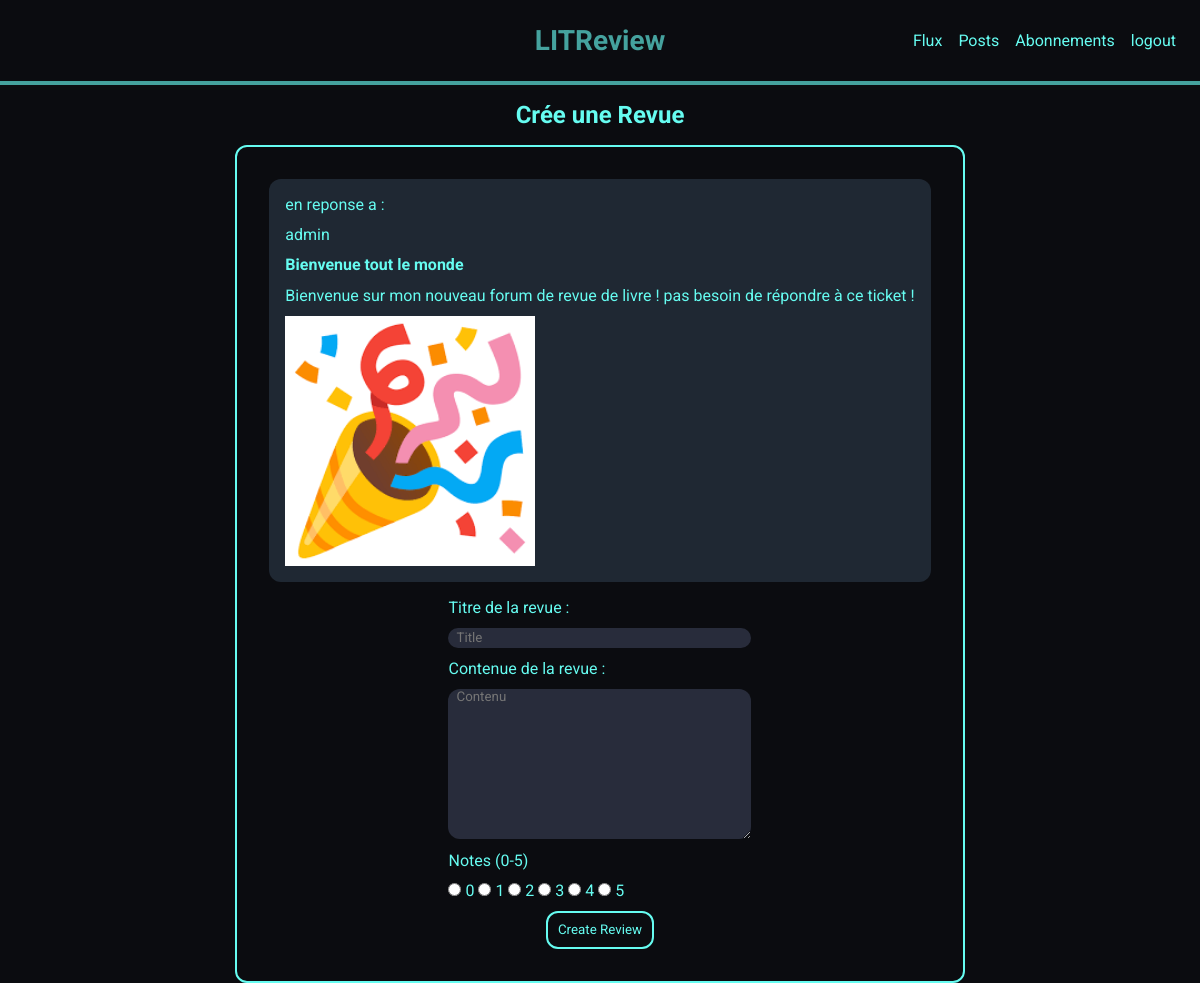
Screenshot of /reply?ticketid=1 (signed in) with the database file from the repository.
### blog/models.py (models this page shows)
class Ticket(models.Model):
    title = models.CharField(max_length=128)
    description = models.TextField(max_length=2048, blank=True)
    user = models.ForeignKey(settings.AUTH_USER_MODEL, on_delete=models.CASCADE)
    image = models.ImageField(null=True, blank=True)
    time_created = models.DateTimeField(auto_now_add=True)

### blog/views.py (the view)
# urls.py: path('reply', blog.views.reply_page, name='replyticket'),
@login_required
def reply_page(request):###pas ouf avec le get or 404 error if str, mais bon
    try:
        if request.method == "POST":
            ticket = get_object_or_404(Ticket, id=request.POST.get("ticketid"))
            review_form = forms.ReviewForm(request.POST)
            if review_form.is_valid():
                review = review_form.save(commit=False)
                review.ticket = ticket
                review.user = request.user
                review.save()
                return redirect('flux')
        elif request.GET.get("ticketid"):
            ticket = get_object_or_404(Ticket, id=request.GET.get("ticketid"))
            review_form = forms.ReviewForm()
            return render(request, 'blog/replyticket.html', {'review_form': review_form, 'ticket': ticket})
    except:
        return redirect('flux')

### blog/forms.py
class ReviewForm(forms.ModelForm):
    RATING_CHOICES = [(str(i), '') for i in range(6)]
    rating = forms.ChoiceField(
        choices=RATING_CHOICES,
        widget=forms.RadioSelect(attrs={'class': 'rating-checkbox'}),
    )
    class Meta:
        model = Review
        fields = ['headline', 'body', 'rating']
        widgets = {
            'headline': forms.TextInput(attrs={'class': 'form-control', 'placeholder': 'Title'}),
            'body': forms.Textarea(attrs={'class': 'form-textarea', 'placeholder': 'Contenu'}),
        }

### blog/templates/blog/replyticket.html (shortened to what this page needs)
{% extends 'blog/base.html' %}
{%load static%}
{% block extra_styles %}
    <link rel="stylesheet" href="{% static 'blog/replyticket.css' %}" />
{% endblock %}
{% block content %}
<div class="container_reply">
    <h2>Crée une Revue</h2>
    <div class="container_rep_tic">
        <div class="rep_tick">
            <p>en reponse a :</p>
            <p>{{ticket.user}}</p>
            <h4>{{ticket.title}}</h4>
            <p>{{ticket.description}}</p>
            {%if ticket.image%}
            <img class="img_ticket" src="/media/{{ticket.image}}" />
            {%endif%}
        </div>
        <form method="post" class="rev_form" enctype="multipart/form-data">
            <p>Titre de la revue : </p>
            {{review_form.headline}}
            <p>Contenue de la revue : </p>
            {{ review_form.body }}
            <p>Notes (0-5)</p>
            <div class="container_radio">
                {% for radio in review_form.rating %}
                    {{ radio }}
                    {{ forloop.counter0 }}
                {% endfor %}
            </div>
            <input type="submit" class="btn_log" value="Create Review">
        </form>
    </div>
</div>
{% endblock %}

### blog/static/blog/styles.css (style rules this page uses)
*, *::before,*::after { box-sizing: border-box; }
* { margin: 0; padding: 0; border: 0 solid transparent; font-family: 'Roboto', sans-serif; }
body { background-color: #0B0C10 }
.btn_log { margin: auto; border: #66FCF1 solid 2px; padding: .6rem; border-radius: 12px; background-color: #0B0C10; color: #66FCF1; cursor: pointer; }
.form-control { background-color: #282c3b; height: 20px; padding-left: .5rem; color: #66FCF1; border-radius: 12px; }
.form-textarea { background-color: #282c3b; padding-left: .5rem; color: #66FCF1; border-radius: 12px; }

### blog/static/blog/replyticket.css (style rules this page uses)
.container_reply { display: flex; flex-direction: column; align-items: center; color:#66FCF1; gap: 1rem; margin-top: 1rem; }
.rev_form { padding-top: 1rem; display: flex; flex-direction: column; gap: 0.7rem; margin: auto; }
.container_rep_tic { display: flex; flex-direction: column; border: #66FCF1 solid 2px; padding: 2rem; border-radius: 12px; }
.rep_tick { background-color: #1F2833; padding: 1rem; border-radius: 12px; display: flex; flex-direction: column; gap: .7rem; }
.img_ticket { max-width: 250px; object-fit: content; }

### rows the page displays
Ticket: user "admin", title "Bienvenue tout le monde", description "Bienvenue sur mon nouveau forum de revue de livre ! pas besoin de répondre à ce ticket !", image (picture)
